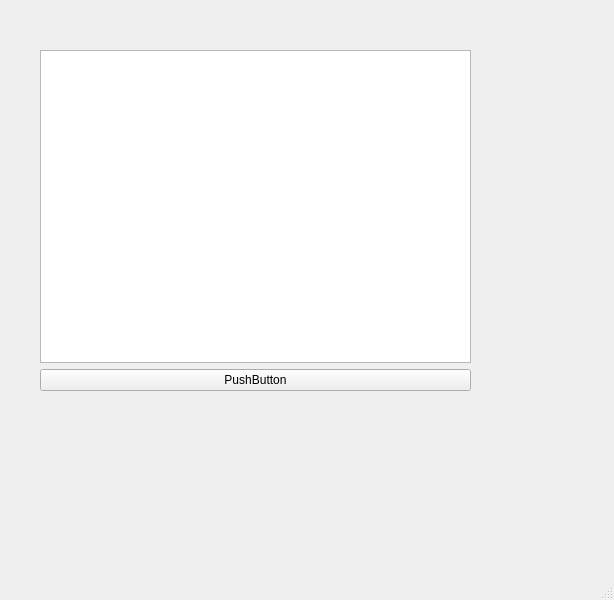
<?xml version="1.0" encoding="UTF-8"?>
<ui version="4.0">
 <class>MainWindow</class>
 <widget class="QMainWindow" name="MainWindow">
  <property name="geometry">
   <rect>
    <x>0</x>
    <y>0</y>
    <width>614</width>
    <height>600</height>
   </rect>
  </property>
  <property name="minimumSize">
   <size>
    <width>600</width>
    <height>600</height>
   </size>
  </property>
  <property name="windowTitle">
   <string>MainWindow</string>
  </property>
  <widget class="QWidget" name="centralwidget">
   <widget class="QWidget" name="verticalLayoutWidget">
    <property name="geometry">
     <rect>
      <x>40</x>
      <y>50</y>
      <width>431</width>
      <height>341</height>
     </rect>
    </property>
    <layout class="QVBoxLayout" name="verticalLayout">
     <item>
      <widget class="QListView" name="listView"/>
     </item>
     <item>
      <widget class="QPushButton" name="pushButton">
       <property name="text">
        <string>PushButton</string>
       </property>
      </widget>
     </item>
    </layout>
   </widget>
  </widget>
  <widget class="QMenuBar" name="menubar">
   <property name="geometry">
    <rect>
     <x>0</x>
     <y>0</y>
     <width>614</width>
     <height>22</height>
    </rect>
   </property>
  </widget>
  <widget class="QStatusBar" name="statusbar"/>
 </widget>
 <resources/>
 <connections/>
</ui>
